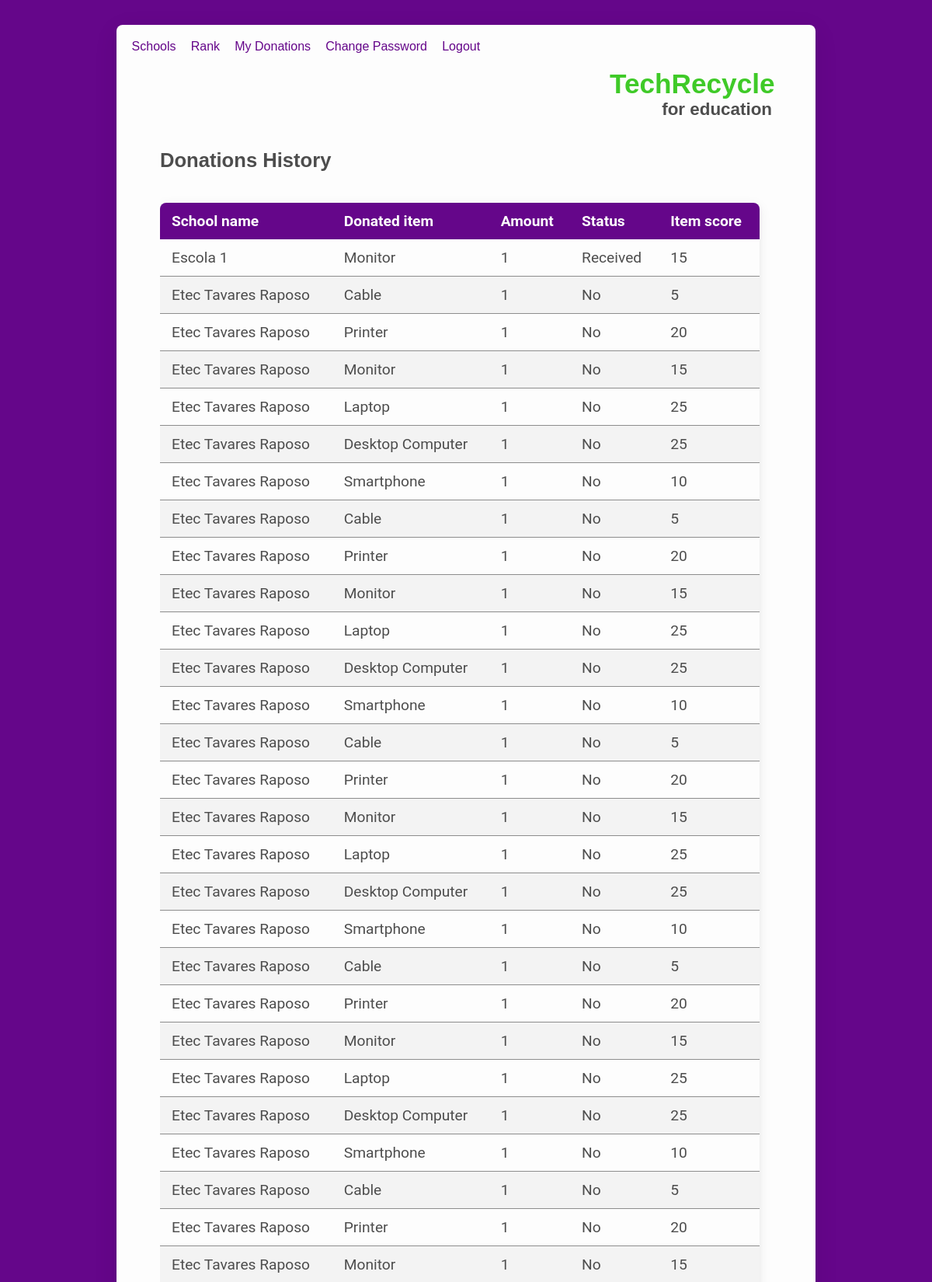
Screenshot of /history (signed in, upper part) with the database file from the repository.
### tables this page shows
CREATE TABLE "donations" (
	"id"	INTEGER,
	"user_id"	VARCHAR(255),
	"school_id"	VARCHAR(255),
	"item_id"	VARCHAR(255),
	"amount"	VARCHAR(255),
	"received"	INTEGER,
	PRIMARY KEY("id")
);

CREATE TABLE "schools" (
	"id"	INTEGER,
	"name"	VARCHAR(255),
	"address"	VARCHAR(255),
	"city"	VARCHAR(255),
	"state"	VARCHAR(255),
	"country"	VARCHAR(255),
	"phone"	VARCHAR(20),
	"email"	VARCHAR(255),
	"password"	VARCHAR(255),
	"latitude"	Decimal(8, 6),
	"longitude"	Decimal(9, 6),
	"photo"	VARCHAR(255),
	PRIMARY KEY("id")
);

CREATE TABLE 'items' ( 'id' INTEGER PRIMARY KEY, 'name' VARCHAR(255), 'description' VARCHAR(255), 'icon' VARCHAR(255), 'scores' INTEGER );

### app.py (the view)
@app.route('/history')
def userPage():
    if 'userId' in session:
        userId = session['userId']
        con = sql.connect(DATABASE)
        con.row_factory = sql.Row
        cursor = con.cursor()
        cursor.execute(
            'SELECT donations.amount, donations.received, schools.name AS school, items.name AS item, items.scores FROM `donations` INNER JOIN `schools` ON schools.id = donations.school_id INNER JOIN `items` ON items.id = donations.item_id WHERE donations.user_id=? ORDER BY donations.id DESC', [userId])
        donations = cursor.fetchall()
        return render_template('history.html', donations=donations)

### templates/history.html
{% extends "layout.html" %} {% block pageTitle %} Donations History {% endblock
%} {% block content %}
<div id="scroll">
  <table class="styled-table">
    <thead>
      <td>School name</td>
      <td>Donated item</td>
      <td>Amount</td>
      <td>Status</td>
      <td>Item score</td>
    </thead>
    <tbody>
      {% for donation in donations %}
      <tr>
        <td>{{ donation['school'] }}</td>
        <td>{{ donation['item'] }}</td>
        <td>{{ donation['amount'] }}</td>
        <td>
          {% if donation['received'] == 0 %} No {% else %} Received {% endif %}
        </td>
        <td>{{ donation['scores'] * donation['amount'] |int }}</td>
      </tr>
      {% endfor %}
    </tbody>
  </table>
</div>
{% endblock%}

### static/css/style.css (style rules this page uses)
:root { --primary: #4d4d4d; --secondary: #ffffff; --white: #fdfdfd; --darkgray: #3d3d3d; --lightgray: #8d8d8d; --lightergray: #f3f3f3; --green: #3fca28; --purple: #65068a; --font: 'Roboto', sans-serif; --shadow-small: 0px 2px 2px rgba(0, 0, 0, 0.04), 0px 2px 8px rgba(0, 0, 0, 0.08); --shadow: 0px 4px 4px rgba(0, 0, 0, 0.04), 0px 4px 16px rgba(0, 0, 0, 0.08); --shadow-big: 0px 8px 8px rgba(0, 0, 0, 0.04), 0px 8px 32px rgba(0, 0, 0, 0.08); }
* { margin: 0; padding: 0; -webkit-box-sizing: border-box; box-sizing: border-box; }
html, body, #root { max-height: 100vh; max-width: 100vw; height: 100%; width: 100%; }
body { padding: 2em; font-family: var(--font); color: var(--primary); background-color: var(--purple); }
#scroll { width: 100%; height: 100%; padding-right: 1em; overflow: auto; display: -webkit-box; display: -ms-flexbox; display: flex; -webkit-box-orient: vertical; -webkit-box-direction: normal; -ms-flex-direction: column; flex-direction: column; }
.styled-table { border-collapse: collapse; margin: 1em 0; font-size: 1.2em; min-width: 300px; border-radius: 8px 8px 0 0; overflow: hidden; -webkit-box-shadow: var(--shadow); box-shadow: var(--shadow); }
.styled-table th, .styled-table td { padding: 12px 15px; }
.styled-table tbody tr { border-bottom: 1px solid var(--lightgray); }
.styled-table tbody tr:nth-of-type(even) { background-color: var(--lightergray); }

### rows the page displays
donations: school "Escola 1", item "Monitor", amount "1", received "Received", donation['scores']*donation['amount']|int "15"
donations: school "Etec Tavares Raposo", item "Cable", amount "1", received "No", donation['scores']*donation['amount']|int "5"
donations: school "Etec Tavares Raposo", item "Printer", amount "1", received "No", donation['scores']*donation['amount']|int "20"
donations: school "Etec Tavares Raposo", item "Monitor", amount "1", received "No", donation['scores']*donation['amount']|int "15"
donations: school "Etec Tavares Raposo", item "Laptop", amount "1", received "No", donation['scores']*donation['amount']|int "25"
donations: school "Etec Tavares Raposo", item "Desktop Computer", amount "1", received "No", donation['scores']*donation['amount']|int "25"
donations: school "Etec Tavares Raposo", item "Smartphone", amount "1", received "No", donation['scores']*donation['amount']|int "10"
donations: school "Etec Tavares Raposo", item "Cable", amount "1", received "No", donation['scores']*donation['amount']|int "5"
donations: school "Etec Tavares Raposo", item "Printer", amount "1", received "No", donation['scores']*donation['amount']|int "20"
donations: school "Etec Tavares Raposo", item "Monitor", amount "1", received "No", donation['scores']*donation['amount']|int "15"
donations: school "Etec Tavares Raposo", item "Laptop", amount "1", received "No", donation['scores']*donation['amount']|int "25"
donations: school "Etec Tavares Raposo", item "Desktop Computer", amount "1", received "No", donation['scores']*donation['amount']|int "25"
donations: school "Etec Tavares Raposo", item "Smartphone", amount "1", received "No", donation['scores']*donation['amount']|int "10"
donations: school "Etec Tavares Raposo", item "Cable", amount "1", received "No", donation['scores']*donation['amount']|int "5"
donations: school "Etec Tavares Raposo", item "Printer", amount "1", received "No", donation['scores']*donation['amount']|int "20"
donations: school "Etec Tavares Raposo", item "Monitor", amount "1", received "No", donation['scores']*donation['amount']|int "15"
donations: school "Etec Tavares Raposo", item "Laptop", amount "1", received "No", donation['scores']*donation['amount']|int "25"
donations: school "Etec Tavares Raposo", item "Desktop Computer", amount "1", received "No", donation['scores']*donation['amount']|int "25"
donations: school "Etec Tavares Raposo", item "Smartphone", amount "1", received "No", donation['scores']*donation['amount']|int "10"
donations: school "Etec Tavares Raposo", item "Cable", amount "1", received "No", donation['scores']*donation['amount']|int "5"
donations: school "Etec Tavares Raposo", item "Printer", amount "1", received "No", donation['scores']*donation['amount']|int "20"
donations: school "Etec Tavares Raposo", item "Monitor", amount "1", received "No", donation['scores']*donation['amount']|int "15"
donations: school "Etec Tavares Raposo", item "Laptop", amount "1", received "No", donation['scores']*donation['amount']|int "25"
donations: school "Etec Tavares Raposo", item "Desktop Computer", amount "1", received "No", donation['scores']*donation['amount']|int "25"
donations: school "Etec Tavares Raposo", item "Smartphone", amount "1", received "No", donation['scores']*donation['amount']|int "10"
donations: school "Etec Tavares Raposo", item "Cable", amount "1", received "No", donation['scores']*donation['amount']|int "5"
donations: school "Etec Tavares Raposo", item "Printer", amount "1", received "No", donation['scores']*donation['amount']|int "20"
donations: school "Etec Tavares Raposo", item "Monitor", amount "1", received "No", donation['scores']*donation['amount']|int "15"
